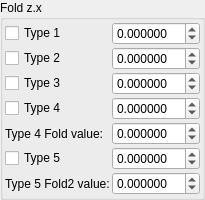
    <widget class="QGroupBox" name="groupBox">
     <property name="title">
      <string>Fold z.x</string>
     </property>
     <layout class="QVBoxLayout" name="verticalLayout_3">
      <property name="leftMargin">
       <number>2</number>
      </property>
      <property name="topMargin">
       <number>2</number>
      </property>
      <property name="rightMargin">
       <number>2</number>
      </property>
      <property name="bottomMargin">
       <number>2</number>
      </property>
      <item>
       <layout class="QGridLayout" name="gridLayout_24" columnstretch="0,1">
        <property name="spacing">
         <number>2</number>
        </property>
        <item row="7" column="0">
         <widget class="QLabel" name="label_11">
          <property name="text">
           <string>Type 5 Fold2 value:</string>
          </property>
         </widget>
        </item>
        <item row="7" column="1">
         <widget class="MyDoubleSpinBox" name="spinbox3_surfBox_offset1B_222_x">
          <property name="sizePolicy">
           <sizepolicy hsizetype="Minimum" vsizetype="Maximum">
            <horstretch>0</horstretch>
            <verstretch>0</verstretch>
           </sizepolicy>
          </property>
          <property name="prefix">
           <string/>
          </property>
          <property name="decimals">
           <number>6</number>
          </property>
          <property name="minimum">
           <double>-99.989999999999995</double>
          </property>
          <property name="singleStep">
           <double>0.100000000000000</double>
          </property>
         </widget>
        </item>
        <item row="4" column="0">
         <widget class="MyCheckBox" name="checkBox_surfBox_enabledX4_false">
          <property name="text">
           <string>Type 4</string>
          </property>
         </widget>
        </item>
        <item row="2" column="0">
         <widget class="MyCheckBox" name="checkBox_surfBox_enabledX2_false">
          <property name="text">
           <string>Type 2</string>
          </property>
         </widget>
        </item>
        <item row="5" column="1">
         <widget class="MyDoubleSpinBox" name="spinbox3_surfBox_offset1A_222_x">
          <property name="sizePolicy">
           <sizepolicy hsizetype="Minimum" vsizetype="Maximum">
            <horstretch>0</horstretch>
            <verstretch>0</verstretch>
           </sizepolicy>
          </property>
          <property name="prefix">
           <string/>
          </property>
          <property name="decimals">
           <number>6</number>
          </property>
          <property name="minimum">
           <double>-99.989999999999995</double>
          </property>
          <property name="singleStep">
           <double>0.100000000000000</double>
          </property>
         </widget>
        </item>
        <item row="1" column="0">
         <widget class="MyCheckBox" name="checkBox_surfBox_enabledX1">
          <property name="text">
           <string>Type 1</string>
          </property>
         </widget>
        </item>
        <item row="4" column="1">
         <widget class="MyDoubleSpinBox" name="spinbox3_surfBox_offset2B_111_x">
          <property name="sizePolicy">
           <sizepolicy hsizetype="Minimum" vsizetype="Maximum">
            <horstretch>0</horstretch>
            <verstretch>0</verstretch>
           </sizepolicy>
          </property>
          <property name="prefix">
           <string/>
          </property>
          <property name="decimals">
           <number>6</number>
          </property>
          <property name="minimum">
           <double>-99.989999999999995</double>
          </property>
          <property name="singleStep">
           <double>0.100000000000000</double>
          </property>
         </widget>
        </item>
        <item row="6" column="1">
         <widget class="MyDoubleSpinBox" name="spinbox3_surfBox_offset3A_111_x">
          <property name="sizePolicy">
           <sizepolicy hsizetype="Minimum" vsizetype="Maximum">
            <horstretch>0</horstretch>
            <verstretch>0</verstretch>
           </sizepolicy>
          </property>
          <property name="prefix">
           <string/>
          </property>
          <property name="decimals">
           <number>6</number>
          </property>
          <property name="minimum">
           <double>-99.989999999999995</double>
          </property>
          <property name="singleStep">
           <double>0.100000000000000</double>
          </property>
         </widget>
        </item>
        <item row="3" column="1">
         <widget class="MyDoubleSpinBox" name="spinbox3_surfBox_offset2A_111_x">
          <property name="sizePolicy">
           <sizepolicy hsizetype="Minimum" vsizetype="Maximum">
            <horstretch>0</horstretch>
            <verstretch>0</verstretch>
           </sizepolicy>
          </property>
          <property name="prefix">
           <string/>
          </property>
          <property name="decimals">
           <number>6</number>
          </property>
          <property name="minimum">
           <double>-99.989999999999995</double>
          </property>
          <property name="singleStep">
           <double>0.100000000000000</double>
          </property>
         </widget>
        </item>
        <item row="5" column="0">
         <widget class="QLabel" name="label_10">
          <property name="text">
           <string>Type 4 Fold value:</string>
          </property>
         </widget>
        </item>
        <item row="6" column="0">
         <widget class="MyCheckBox" name="checkBox_surfBox_enabledX5_false">
          <property name="text">
           <string>Type 5</string>
          </property>
         </widget>
        </item>
        <item row="3" column="0">
         <widget class="MyCheckBox" name="checkBox_surfBox_enabledX3_false">
          <property name="text">
           <string>Type 3</string>
          </property>
         </widget>
        </item>
        <item row="1" column="1">
         <widget class="MyDoubleSpinBox" name="spinbox3_surfBox_offset1A_111_x">
          <property name="sizePolicy">
           <sizepolicy hsizetype="Minimum" vsizetype="Maximum">
            <horstretch>0</horstretch>
            <verstretch>0</verstretch>
           </sizepolicy>
          </property>
          <property name="prefix">
           <string/>
          </property>
          <property name="decimals">
           <number>6</number>
          </property>
          <property name="minimum">
           <double>-99.989999999999995</double>
          </property>
          <property name="singleStep">
           <double>0.100000000000000</double>
          </property>
         </widget>
        </item>
        <item row="2" column="1">
         <widget class="MyDoubleSpinBox" name="spinbox3_surfBox_offset1B_111_x">
          <property name="sizePolicy">
           <sizepolicy hsizetype="Minimum" vsizetype="Maximum">
            <horstretch>0</horstretch>
            <verstretch>0</verstretch>
           </sizepolicy>
          </property>
          <property name="prefix">
           <string/>
          </property>
          <property name="decimals">
           <number>6</number>
          </property>
          <property name="minimum">
           <double>-99.989999999999995</double>
          </property>
          <property name="singleStep">
           <double>0.100000000000000</double>
          </property>
         </widget>
        </item>
       </layout>
      </item>
     </layout>
    </widget>
